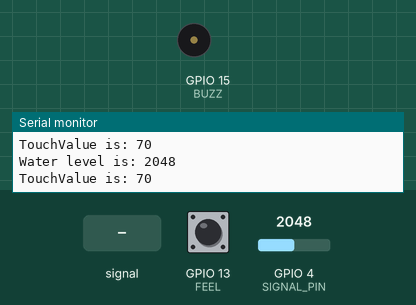
A sketch run on a simulated ESP32. Shown: buzzer (waves = sounding, pin HIGH), the last lines printed to the serial monitor. Inputs (shaded band) come from the test bench; at power-on: GPIO 4 (SIGNAL_PIN) = 2048, GPIO 13 (FEEL) HIGH. Pins used as bus, display or sensor lines are not drawn.

Above: at 2.3 s.
2.4 s: GPIO 4 (SIGNAL_PIN) set to 1932
At 2.9 s:
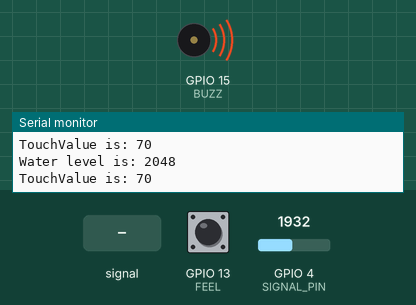
4.5 s: GPIO 4 (SIGNAL_PIN) fed a 200 Hz sine of ±327 counts around its level
At 7.3 s:
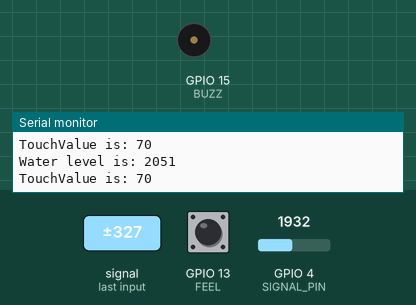
9.5 s: GPIO 4 (SIGNAL_PIN) set to 2040
At 11.8 s:
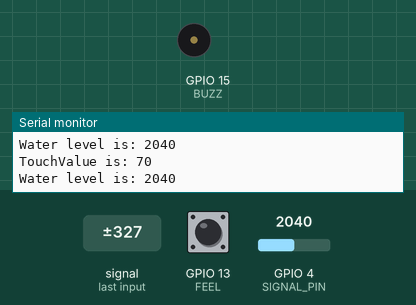
13.0 s: GPIO 4 (SIGNAL_PIN) set to 1960
At 14.1 s:
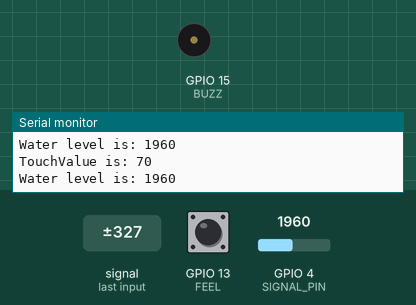
Timing chart, 0 to 16.0 s (numbered marks = the images above; inputs shaded):
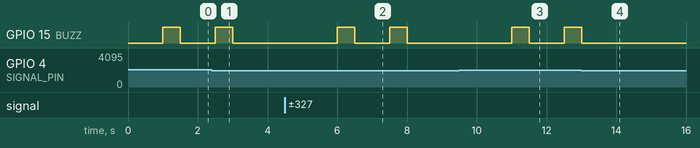

Measured:
- the behaviour switches between 2000 and 1999 on GPIO 4 (SIGNAL_PIN) (found by bisection; images 0 and 1)
- after the input at 2.4 s, GPIO 15 (BUZZ): goes on until 3.0 s, then stays LOW
- after the input at 4.5 s, GPIO 15 (BUZZ): alternates HIGH for 0.50 s and LOW for 1.0 s, starting after 1.5 s
- after the input at 9.5 s, GPIO 15 (BUZZ): LOW → HIGH after 1.5 s, → LOW 0.50 s later, → HIGH 1.0 s later
- after the input at 13.0 s, GPIO 15 (BUZZ): goes on until 13.0 s, then stays LOW

The sketch:

part_3_lab_4.ino
```cpp
#define POWER_PIN 18 // ESP32 pin GIOP18 connected to sensor's VCC pin
#define SIGNAL_PIN 4 // ESP32 pin GIOP36 (ADC0) connected to sensor's signal pin
#define FEEL 13
#define BUZZ 15
int req_level;
int threshhold = 2000;


int value = 0; // variable to store the sensor value

void setup() {
  Serial.begin(9600);
  pinMode(POWER_PIN, OUTPUT);
  pinMode(FEEL, INPUT);
  digitalWrite(POWER_PIN, LOW);

  pinMode(BUZZ, OUTPUT);
  digitalWrite(BUZZ, LOW);
}

void loop() {

  digitalWrite(POWER_PIN, HIGH);
  Serial.print("Water level is: ");
  int w_level = analogRead(SIGNAL_PIN);
  Serial.println(w_level);
  digitalWrite(POWER_PIN, LOW);
  delay(500);

  Serial.print("TouchValue is: ");
  int touch_val = touchRead(FEEL);
  Serial.println(touch_val);
  delay(500);
  if(value <= 30) {

    req_level = w_level;

    if(req_level >= threshhold)
    {
      digitalWrite(BUZZ, HIGH);
      delay(500);
      digitalWrite(BUZZ, LOW);
    }


  }

}
```
